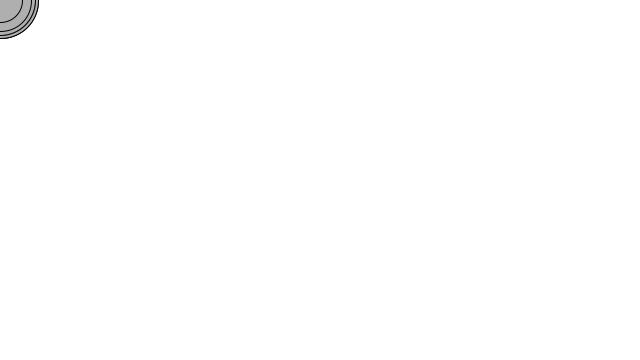
Frame 1 (no input)
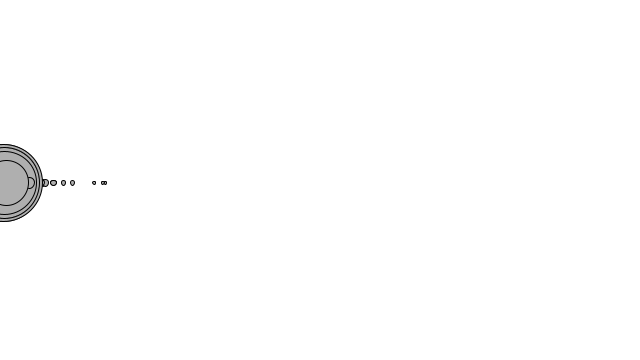
Frame 60 (the mouse pressed at the canvas centre just before this capture)
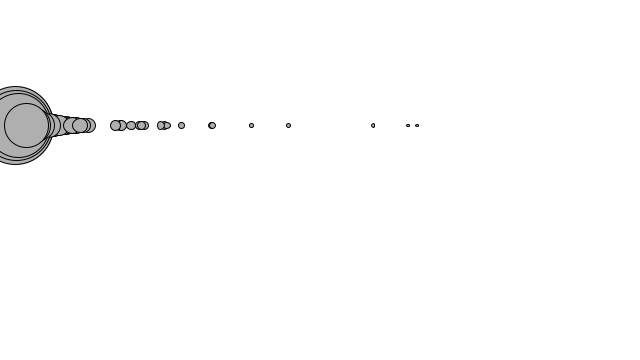
Frame 120 (the mouse held since frame 60 and released just before this capture)

The Processing sketch that drew these frames (run headless with seeded random() and noise(); from frame 60 on, the mouse is pressed at the canvas centre):

// Processing sketch: gravity
// ── gravity.pde
Mover[] movers = new Mover[100];

void setup() {
	size(640, 360);

	for (int i = 0; i < movers.length; i++) {
		movers[i] = new Mover(random(0.1, 5), 0, 0);
	}
}

void draw() {
	background(255);

	for (int i = 0; i < movers.length; i++) {
		PVector wind = new PVector(0.01, 0);
		movers[i].applyForce(wind);

		float m = movers[i].mass;
		PVector gravity = new PVector(0, 0.1*m);

		movers[i].applyForce(gravity);
		movers[i].update();
		movers[i].checkEdges();
		movers[i].display();
	}
	
}
// ── Attractor.pde
class Attractor {
	float mass;
	PVector location;
	float G;

	Attractor() {
		location = new PVector(width/2, height/2);
		mass = 20;
		G = 0.4;
	}

	PVector attract(Mover m) {
		PVector force = PVector.sub(location, m.location);
		float distance = force.mag();
		distance = constrain(distance, 5.0, 25.0);

		force.normalize();
		float strength = (G * mass * mass) / (distance * distance);
		force.mult(strength);
		return force;
	}

	void display() {
		stroke(0);
		fill(175, 200);
		ellipse(location.x, location.y, mass*2, mass*2);
	}

}
// ── Mover.pde
class Mover {
	PVector location;
	PVector velocity;
	PVector acceleration;

	float mass;

	Mover(float m, float x, float y) {
		mass = m;
		location = new PVector(x, y);
		velocity = new PVector(0, 0);
		acceleration = new PVector(0, 0);
	}

	void applyForce(PVector force) {
		PVector f = PVector.div(force, mass);
		acceleration.add(f);
	}

	void update() {
		velocity.add(acceleration);
		location.add(velocity);
		acceleration.mult(0);
	}

	void display() {
		stroke(0);
		fill(175);
		ellipse(location.x, location.y, mass*16, mass*16);
	}

	void checkEdges() {
		if (location.x > width) {
			location.x = width;
			velocity.x *= -1;
		} else if (location.x < 0) {
			location.x = 0;
			velocity.x *= -1;
		}

		if (location.y > height) {
			velocity.y *= -1;
			location.y = height;
		}
	}
}
